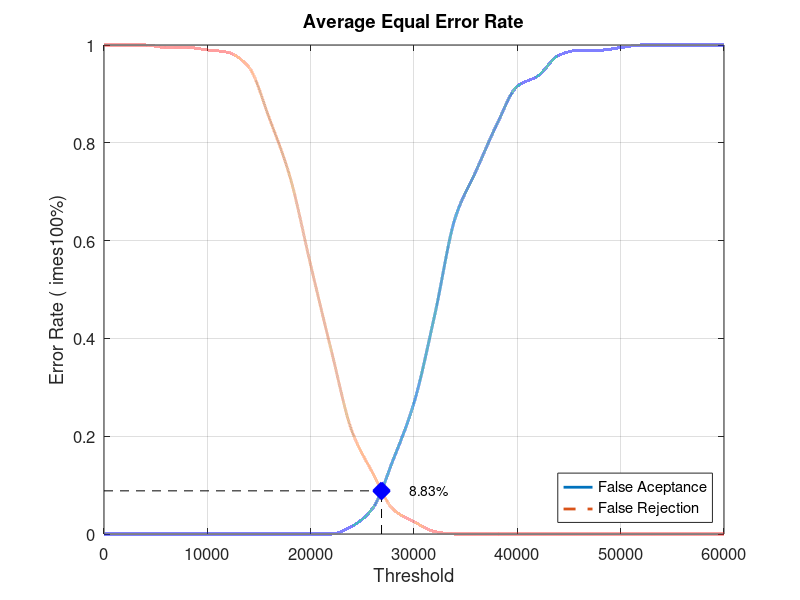
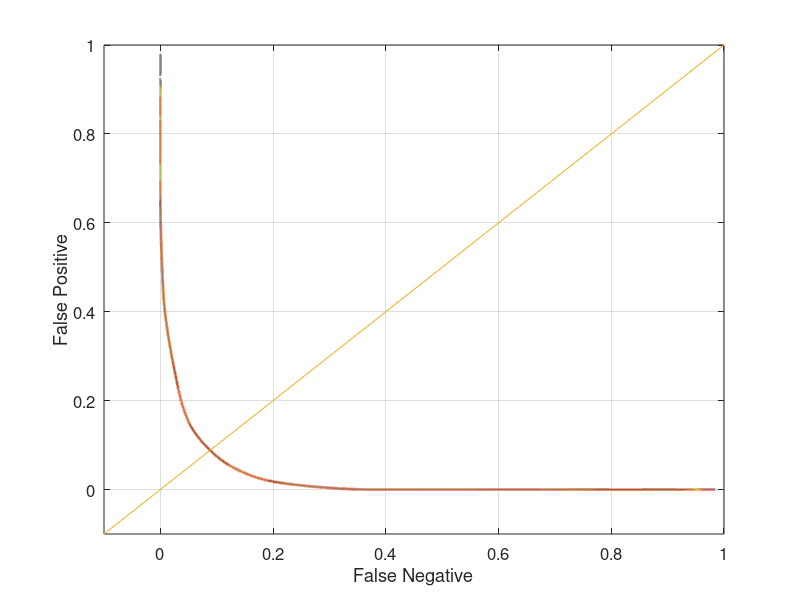

Source code (MATLAB) for these figures, in order:
close all;
clear;
clc;
x = 0:2000:60000;
xq = 0:0.5:60000;

y0 = [0 0 0 0 0 0 0 0 0 0 0 0 0.0157895 0.0526316 0.152632 0.268421 0.447368 0.647368 0.742105 0.836842 0.915789 0.936842 0.978947 0.989474 0.989474 0.994737 1 1 1 1 1]
yy0 = interp1(x, y0, xq, 'pchip');
y1 = [1 1 1 0.995 0.995 0.99 0.985 0.955 0.85 0.73 0.55 0.375 0.21 0.125 0.05 0.025 0.005 0 0 0 0 0 0 0 0 0 0 0 0 0 0]
yy1 = interp1(x, y1, xq, 'pchip');

% Calculating EER: 
y2 = abs(y0 - y1);
find(y2 == min(y2))
yy2 = abs(yy0 - yy1);
xEER = find(yy2 == min(yy2));
xEERIndex = xq(xEER) % X-axis EER
yEER = yy0(xEER) % Y-axis EER

main = figure
plot(xq, yy0,'-','LineWidth', 2);	hold on
plot(xq, yy1,'--','LineWidth', 2);	hold on
plot([xEERIndex xEERIndex], [0 yEER], 'k--');	hold on
plot([0 xEERIndex], [yEER yEER], 'k--');	hold on
plot(xEERIndex, yEER, 'bx', 'LineWidth', 10);	hold on
text(xEERIndex + 10 * xEERIndex / 100, yEER, [num2str(round((10000 * yEER)) / 100) '%'])
legend('False Aceptance', 'False Rejection', 'Location', 'SouthEast')
xlabel('Threshold')
ylabel('Error Rate (	imes100%)')
title('Average Equal Error Rate')
set(gca, 'FontSize', 12)
axis([0 60000 0 1])
grid on

print(main, 'Database4_1Main', '-dpng');
FNRxFPR = figure('Color', [1 1 1]);
plot(yy1, yy0, '-', yy1, yy0, 'LineWidth', 2);
hold on
y = -0.1:0.1:1
plot(y, y); 
set(gca, 'FontSize', 12)
xlabel('False Negative')
ylabel('False Positive')
axis([-0.1 1 -0.1 1])
set(gca, 'FontSize', 12)
grid on

print(FNRxFPR, 'Database4_1FNRxFPR','-dpng');
